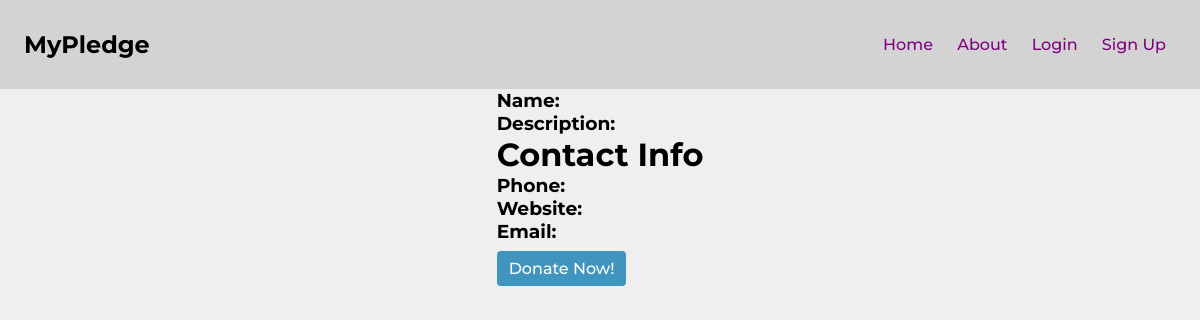
Page /organization/charity_info_page/5018 on the earlier database version.
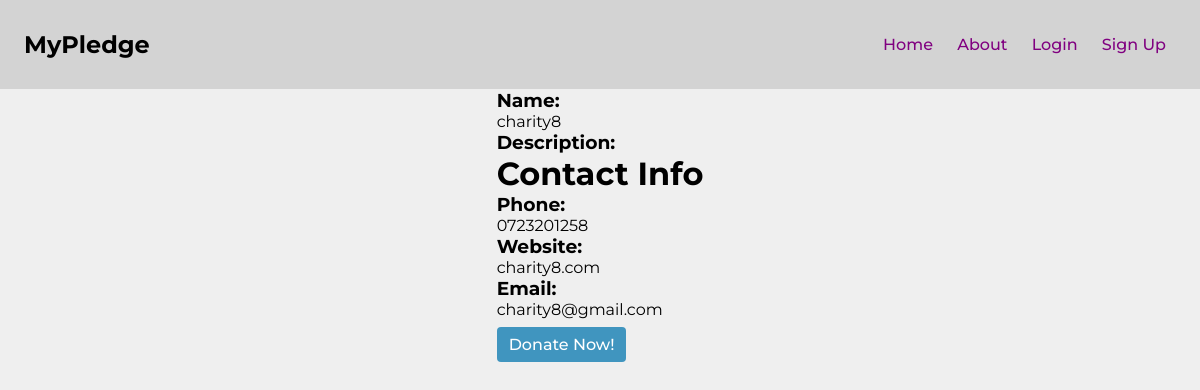
Same page on the later database version.
### app/models.py (models this page shows, shortened)
class Charity(db.Model, UserMixin):
    id               = Column(Integer, primary_key=True, autoincrement=False, unique=True)
    charity_name     = Column(String(64), nullable=False)
    address          = Column(String(64), nullable=False)
    zip_code         = Column(String(64), nullable=False)
    phone            = Column(String(64), nullable=False)
    website          = Column(String(64))
    email            = Column(String(64), nullable=False, unique=True)
    password         = Column(String(64), nullable=False)
    contact_name     = Column(String(64))
    contact_cell     = Column(String(64), unique=True)
    contact_position = Column(String(64))
    bank             = Column(String(64), nullable=False)
    account_number   = Column(String(64), nullable=False)
    balance          = Column(Float, default=0)
    home_page_text   = Column(String(200), default='')
    description      = Column(Text, default='')
    authenticated    = Column(Boolean, default=False)
    receipts         = db.relationship('Receipt', backref='charity', lazy='dynamic')
    pledges         = db.relationship('Pledge', backref='charity', lazy='dynamic')
    donations       = db.relationship('Donation', backref='charity', lazy='dynamic')

### app/organization/routes.py (the view)
@organization.route('/charity_info_page/<charity_id>')
def charity_info_page(charity_id):
    charity = Charity.query.filter_by(id=charity_id).first()
    return render_template('charity_info_page.html',
                           charity=charity)

### app/organization/templates/charity_info_page.html (shortened to what this page needs)
{% extends 'base.html' %}
{% block content %}
<div class="container">
    <div class="charity-item">
        <h3>Name:</h3>
        {{ charity.charity_name }}
    </div>
    <div class="charity-item">
        <h3>Description:</h3>
    </div>
    <h1>Contact Info</h1>
    <div class="charity-item">
        <h3>Phone:</h3>
        {{ charity.phone }}
    </div>
    <div class="charity-item">
        <h3>Website:</h3>
        {{ charity.website }}
    </div>
    <div class="charity-item">
        <h3>Email:</h3>
        {{ charity.email }}
    </div>
    <h1><a class="btn-donate" href="{{ url_for('organization.recurring_donation_page', charity_id=charity.id) }}">Donate Now!</a></h1>
</div>
{% endblock content %}

Differences in the rows shown:
added Charity: charity_name "charity8", phone "0723201258", website "charity8.com", email "charity8@gmail.com"
